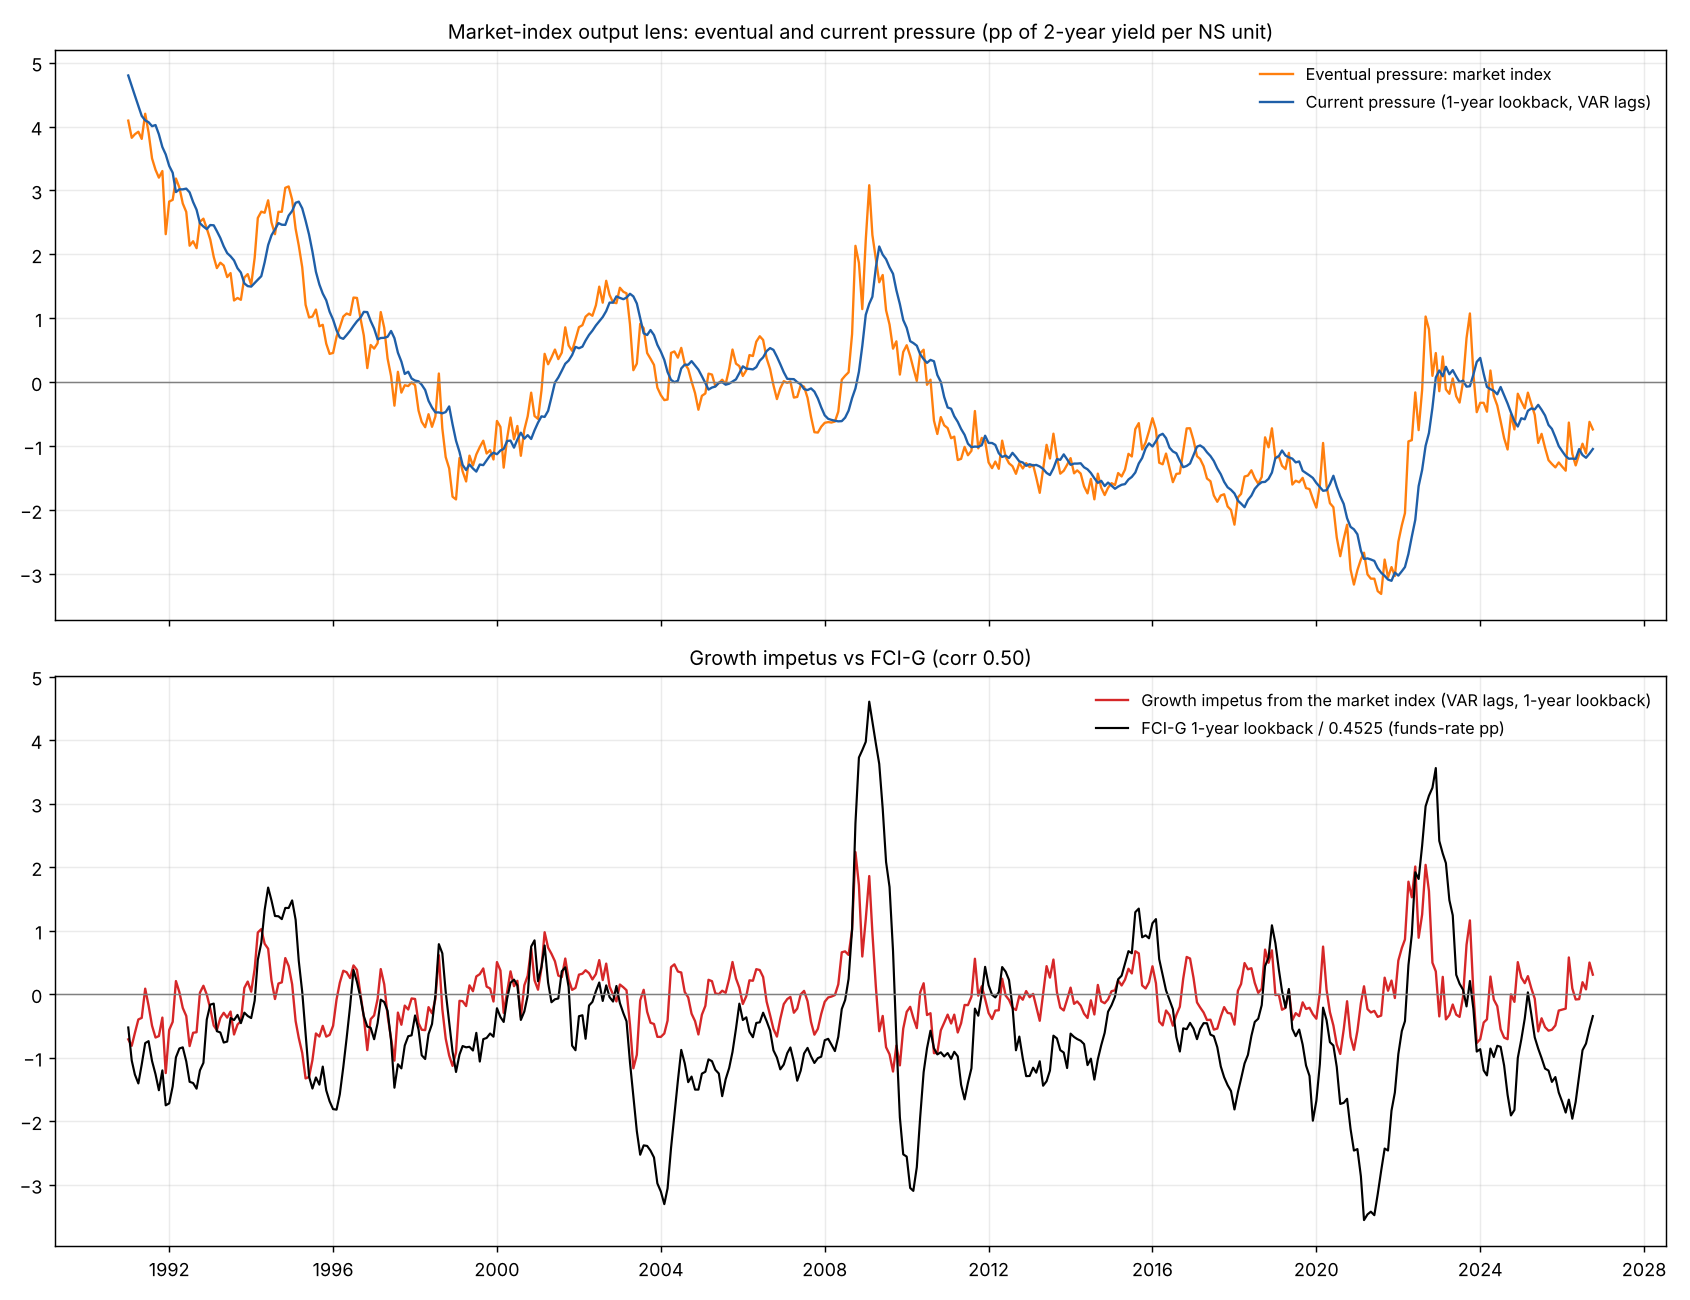

Generate this figure with Python:
"""
Market-index output lens from the two-variable VAR (user's design, 29 Oct 2026), in market-index (interest-rate) units: pp of the 2-year yield per NS unit.
    VAR: unemployment gap and the market index M, 1973-2019 (2020 excluded), 4 lags (BIC), Cholesky with unemployment first (var2_mkt_u.py).
    Phi(m) = unemployment response m months after a 1-unit shock to M (Phi(0) = 0: unemployment reacts with a lag). M's own response stays close to 1
             (1.00, 1.09, 1.05, 0.98 at 0, 6, 12, 24 months), so Phi is close to the response to a sustained 1-unit shift; the response to a shift held
             at exactly 1 (sequence of M shocks) is printed as a check.
    Indexes (monthly, project market index MKT from transmission_v3, 1990-2026, demeaned):
      eventual pressure  EP_mkt(t) = M(t)                                    (by analogy: the market index itself)
      current pressure   CP_mkt(t) = sum_{m=0}^{12} [Phi(m) - Phi(m-1)] / Phi(12) * M(t-m)       (1-year lookback; weights sum to 1; Phi(-1) = 0)
                         = each past change counted with the share of its 12-month effect already realized
      growth impetus     GI_mkt(t) = sum_{m=0}^{11} [Phi(m+12) - Phi(m)] / Phi(12) * dM(t-m)      (FCI-G form, 1-year lookback: unemployment change over the
                         next 12 months implied by the last 12 months of changes, in units of the 12-month effect of a 1-unit shift; positive = tighter)
    Comparison: FCI-G 1-year lookback / 0.4525 (funds-rate pp), 12-month change of M, macro-model EP_4 and CP_4 (FRB/US).
Usage: python experimental/market_macro/mkt_dynamic.py
Outputs: mkt_dynamic_monthly.csv, mkt_dynamic.png
"""
import os, sys
import numpy as np, pandas as pd
from statsmodels.tsa.api import VAR

HERE = os.path.dirname(os.path.abspath(__file__))
ROOT = os.path.dirname(os.path.dirname(HERE))
sys.path.insert(0, HERE)
import mkt_output as MO
LL, V = MO.LL, MO.V


def main():
    F = LL.financial()[MO.VARS]
    base = F.loc["1973-01":"2019-12"]
    Ml = pd.Series((F.loc["1973-01":] - base.mean()).values @ MO.W, index=F.loc["1973-01":].index)
    u = V.macro_data(False)["unemployment gap"]
    D = pd.DataFrame({"u": u, "M": Ml}).loc["1973-01":"2019-12"].dropna(); D.index = D.index.to_timestamp()
    r = VAR(D).fit(4)
    oi = r.irf(36).orth_irfs
    sc = oi[0, 1, 1]
    Phi = oi[:, 0, 1] / sc                                  # u response to a 1-unit M shock, months 0..36
    # check: response to M held at exactly 1 (sequence of M shocks, Cholesky impact vector)
    A = r.coefs; p = r.k_ar; L = np.linalg.cholesky(r.sigma_u); imp = L[:, 1] / L[1, 1]
    y = np.zeros((40 + p, 2))
    for t in range(40):
        pred = sum(A[l] @ y[p + t - 1 - l] for l in range(p))
        y[p + t] = pred + imp * (1.0 - pred[1])
    Phi_held = y[p:, 0]
    print("unemployment response to a 1-unit market-index shock (impulse) vs held shift, months 0,3,6,12,18,24:")
    print("   impulse " + "  ".join(f"{Phi[h]:+.3f}" for h in (0, 3, 6, 12, 18, 24)) + "\n   held    " + "  ".join(f"{Phi_held[h]:+.3f}" for h in (0, 3, 6, 12, 18, 24)))
    print(f"yardstick Phi(12) = {Phi[12]:+.3f} pp unemployment per unit (output equivalent {-2 * Phi[12]:+.3f}%)")
    wcp = np.array([Phi[m] - (Phi[m - 1] if m > 0 else 0.0) for m in range(13)]) / Phi[12]
    wgi = np.array([Phi[m + 12] - Phi[m] for m in range(12)]) / Phi[12]
    print("current-pressure lag weights (months 0..12, sum 1): " + " ".join(f"{x:.3f}" for x in wcp))
    print("growth-impetus weights on dM (months 0..11): " + " ".join(f"{x:.3f}" for x in wgi))
    tr = pd.read_csv(os.path.join(ROOT, "experimental", "fci_compare", "transmission_v3_monthly.csv"), index_col=0); tr.index = pd.PeriodIndex(tr.index, freq="M")
    M = tr["MKT"]
    CP = sum(wcp[m] * M.shift(m) for m in range(13))
    dM = M.diff()
    GI = sum(wgi[m] * dM.shift(m) for m in range(12))
    mm = pd.read_csv(os.path.join(ROOT, "experimental", "ms_fci", "macro_model_v3_monthly.csv"), index_col=0); mm.index = pd.PeriodIndex(mm.index, freq="M")
    f1 = pd.read_csv(os.path.join(ROOT, "raw", "fed_monthly_1yr.csv"), parse_dates=["date"]).set_index("date").iloc[:, 0]; f1.index = f1.index.to_period("M")
    rep = pd.read_csv(os.path.join(ROOT, "fcig_replication_monthly.csv")); rep.index = pd.PeriodIndex(rep["month"], freq="M")
    f1 = pd.concat([f1, rep["1yr|FCI-G"].loc[f1.index[-1] + 1:]])
    J = pd.DataFrame({"EP_mkt (market index)": M, "CP_mkt (current pressure, 1yr)": CP, "GI_mkt (growth impetus, 1yr)": GI, "M 12m change": M.diff(12),
                      "FCI-G 1yr / 0.4525": f1 / 0.4525, "EP_4 (FRB/US)": mm["EP_4"], "CP_4 (FRB/US)": mm["CP_4"], "GI_1yr+HP (FRB/US)": mm["GI_1yr+HP"]}).loc["1991-01":"2026-10"]
    J.to_csv(os.path.join(HERE, "mkt_dynamic_monthly.csv"), float_format="%.4f", index_label="month")
    pd.set_option("display.width", 230)
    print("\nsd / latest (market units for *_mkt and M; funds-rate pp for FCI-G and FRB/US indexes):")
    print(pd.DataFrame({"sd": J.std(), "latest": J.ffill().iloc[-1]}).round(2).T.to_string())
    print("\ncorrelations, 1991-2026:\n" + J.corr().round(2).to_string())
    import matplotlib
    matplotlib.use("Agg")
    import matplotlib.pyplot as plt
    fig, axes = plt.subplots(2, 1, figsize=(13, 10), sharex=True)
    t = J.index.to_timestamp()
    axes[0].plot(t, J.iloc[:, 0], color="#ff7f0e", lw=1.3, label="Eventual pressure: market index")
    axes[0].plot(t, J.iloc[:, 1], color="#1f5fa8", lw=1.3, label="Current pressure (1-year lookback, VAR lags)")
    axes[0].set_title("Market-index output lens: eventual and current pressure (pp of 2-year yield per NS unit)", fontsize=11)
    axes[1].plot(t, J.iloc[:, 2], color="#d62728", lw=1.3, label="Growth impetus from the market index (VAR lags, 1-year lookback)")
    axes[1].plot(t, J.iloc[:, 4], color="black", lw=1.2, label="FCI-G 1-year lookback / 0.4525 (funds-rate pp)")
    axes[1].set_title(f"Growth impetus vs FCI-G (corr {J.iloc[:, 2].corr(J.iloc[:, 4]):.2f})", fontsize=11)
    for ax in axes:
        ax.axhline(0, color="gray", lw=0.8); ax.grid(alpha=0.25); ax.legend(loc="upper right", fontsize=9, frameon=False)
    fig.tight_layout(); fig.savefig(os.path.join(HERE, "mkt_dynamic.png"), dpi=130)


if __name__ == "__main__":
    main()
